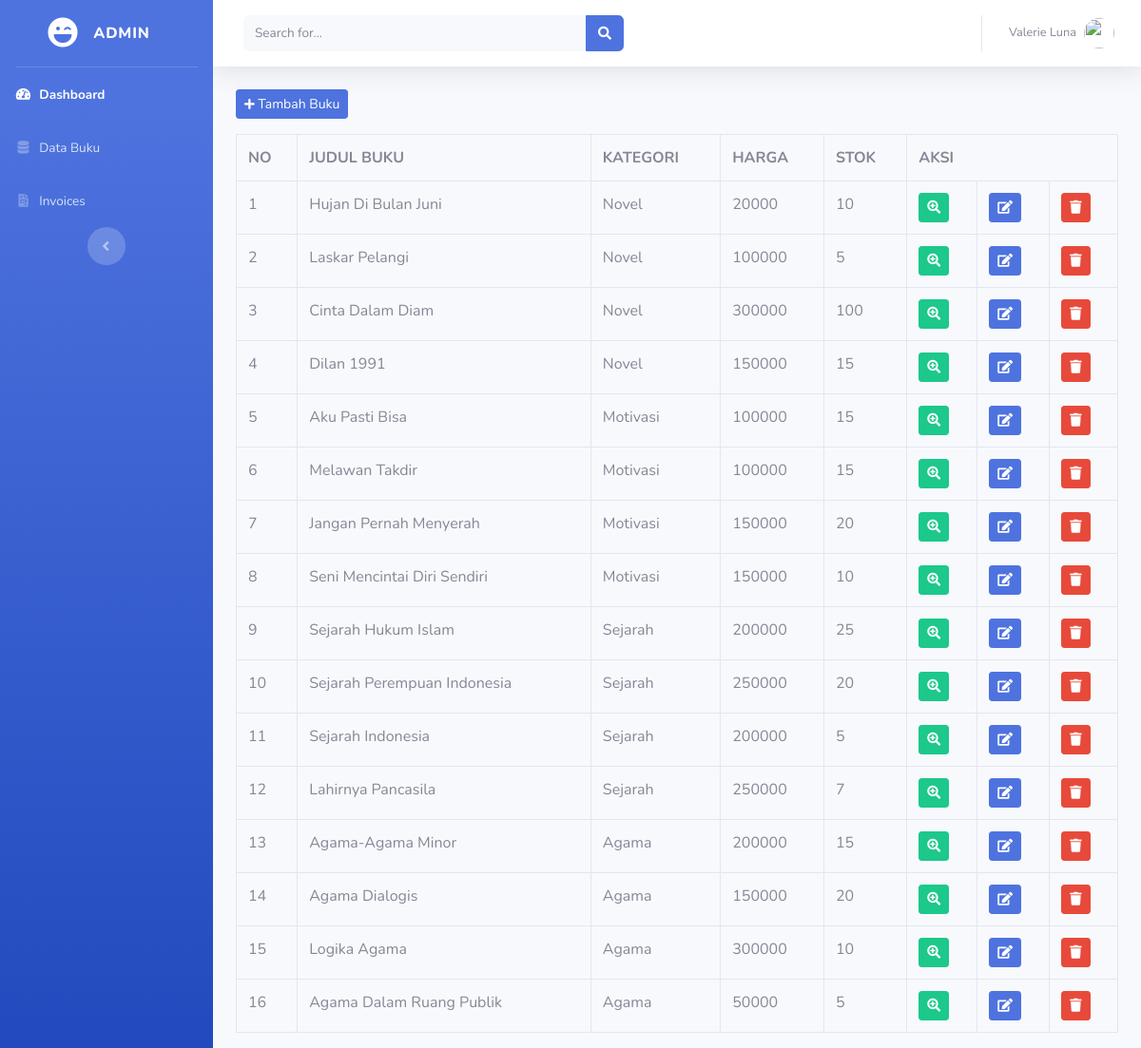
The app's page /index.php/admin/data_buku with its own data.
### tables this page shows
CREATE TABLE IF NOT EXISTS `tb_buku` (
  `id_buku` int(11) NOT NULL AUTO_INCREMENT,
  `judul_buku` varchar(120) NOT NULL,
  `kategori` varchar(60) NOT NULL,
  `harga` int(11) NOT NULL,
  `stok` int(4) NOT NULL,
  `gambar` text NOT NULL,
  PRIMARY KEY (`id_buku`)
);

### application/controllers/admin/data_buku.php (called while the page is built, shortened)
<?php
class Data_buku extends CI_Controller{
	public function index()
	{
		$data['buku'] = $this->model_buku->tampil_data()->result();
		$this->load->view('templates_admin/header');
		$this->load->view('templates_admin/sidebar');
		$this->load->view('admin/data_buku', $data);
		$this->load->view('templates_admin/footer');
	}
}

### index.php (called while the page is built, shortened)
<?php
require_once BASEPATH.'core/CodeIgniter.php';

### application/models/model_buku.php (called while the page is built, shortened)
<?php
class Model_buku extends CI_Model{
	public function tampil_data() {
		return $this->db->get('tb_buku');
	}
}

### application/views/admin/data_buku.php (the view, shortened to what this page needs)
<div class="container-fluid">
	<button class="btn btn-sm btn-primary mb-3" data-toggle="modal" data-target="#tambah_buku"><i class="fas fa-plus fa-sm"></i> Tambah Buku</button>
	<table class="table table-bordered">
		<tr>
			<th>NO</th>
			<th>JUDUL BUKU</th>
			<th>KATEGORI</th>
			<th>HARGA</th>
			<th>STOK</th>
			<th colspan="3">AKSI</th>
		</tr>
		<?php
		$no=1;
		foreach($buku as $buku) : ?>
		  <tr>
		  	<td><?php echo $no++ ?></td>
		  	<td><?php echo $buku->judul_buku ?></td>
		  	<td><?php echo $buku->kategori ?></td>
		  	<td><?php echo $buku->harga ?></td>
		  	<td><?php echo $buku->stok ?></td>
			<td><div class="btn btn-success btn-sm"><i class="fas fa-search-plus"></i></div></td>
			<td><?php echo anchor('admin/data_buku/edit/' .$buku->id_buku, '<div class="btn btn-primary btn-sm"><i class="fa fa-edit"></i></div>') ?></td>
			<td><?php echo anchor('admin/data_buku/hapus/' .$buku->id_buku, '<div class="btn btn-danger btn-sm"><i class="fa fa-trash"></i></div>') ?></td>
		  </tr>
		  <?php  endforeach; ?>
	</table>
</div>

### application/views/templates_admin/header.php (shortened to what this page needs)
<!DOCTYPE html>
<html lang="en">
<head>
  <link href="<?php echo base_url() ?>assets/vendor/fontawesome-free/css/all.min.css" rel="stylesheet" type="text/css">
  <link href="<?php echo base_url() ?>assets/css/sb-admin-2.min.css" rel="stylesheet">
</head>

### application/views/templates_admin/sidebar.php (shortened to what this page needs)
<body id="page-top">
  <div id="wrapper">
    <ul class="navbar-nav bg-gradient-primary sidebar sidebar-dark accordion" id="accordionSidebar">
      <a class="sidebar-brand d-flex align-items-center justify-content-center" href="index.html">
        <div class="sidebar-brand-icon">
          <i class="fas fa-laugh-wink"></i>
        </div>
        <div class="sidebar-brand-text mx-3">ADMIN</div>
      </a>
      <hr class="sidebar-divider my-0">
      <li class="nav-item active">
        <a class="nav-link" href="<?php echo base_url('admin/dashboard_admin') ?>">
          <i class="fas fa-fw fa-tachometer-alt"></i>
          <span>Dashboard</span></a>
      </li>
      <li class="nav-item">
        <a class="nav-link" href="<?php echo base_url('admin/data_buku') ?>">
          <i class="fas fa-fw fa-database"></i>
          <span>Data Buku</span></a>
      </li>
 <li class="nav-item">
        <a class="nav-link" href="<?php echo base_url('admin/invoices') ?>">
          <i class="fas fa-fw fa-file-invoice"></i>
          <span>Invoices</span></a>
      </li>
      <div class="text-center d-none d-md-inline">
        <button class="rounded-circle border-0" id="sidebarToggle"></button>
      </div>
    </ul>
    <div id="content-wrapper" class="d-flex flex-column">
      <div id="content">
        <nav class="navbar navbar-expand navbar-light bg-white topbar mb-4 static-top shadow">
          <form class="d-none d-sm-inline-block form-inline mr-auto ml-md-3 my-2 my-md-0 mw-100 navbar-search">
            <div class="input-group">
              <input type="text" class="form-control bg-light border-0 small" placeholder="Search for..." aria-label="Search" aria-describedby="basic-addon2">
              <div class="input-group-append">
                <button class="btn btn-primary" type="button">
                  <i class="fas fa-search fa-sm"></i>
                </button>
              </div>
            </div>
          </form>
          <ul class="navbar-nav ml-auto">
            <li class="nav-item dropdown no-arrow">
              <a class="nav-link dropdown-toggle" href="#" id="userDropdown" role="button" data-toggle="dropdown" aria-haspopup="true" aria-expanded="false">
                <span class="mr-2 d-none d-lg-inline text-gray-600 small">Valerie Luna</span>
                <img class="img-profile rounded-circle" src="https://source.unsplash.com/QAB-WJcbgJk/60x60">
              </a>
            </li>
          </ul>
        </nav>

### application/views/templates_admin/footer.php (shortened to what this page needs)
</body>
</html>

### records on screen
tb_buku: judul_buku "Hujan Di Bulan Juni", kategori "Novel", harga "20000", stok "10"
tb_buku: judul_buku "Laskar Pelangi", kategori "Novel", harga "100000", stok "5"
tb_buku: judul_buku "Cinta Dalam Diam", kategori "Novel", harga "300000", stok "100"
tb_buku: judul_buku "Dilan 1991", kategori "Novel", harga "150000", stok "15"
tb_buku: judul_buku "Aku Pasti Bisa", kategori "Motivasi", harga "100000", stok "15"
tb_buku: judul_buku "Melawan Takdir", kategori "Motivasi", harga "100000", stok "15"
tb_buku: judul_buku "Jangan Pernah Menyerah", kategori "Motivasi", harga "150000", stok "20"
tb_buku: judul_buku "Seni Mencintai Diri Sendiri", kategori "Motivasi", harga "150000", stok "10"
tb_buku: judul_buku "Sejarah Hukum Islam", kategori "Sejarah", harga "200000", stok "25"
tb_buku: judul_buku "Sejarah Perempuan Indonesia", kategori "Sejarah", harga "250000", stok "20"
tb_buku: judul_buku "Sejarah Indonesia", kategori "Sejarah", harga "200000", stok "5"
tb_buku: judul_buku "Lahirnya Pancasila", kategori "Sejarah", harga "250000", stok "7"
tb_buku: judul_buku "Agama-Agama Minor", kategori "Agama", harga "200000", stok "15"
tb_buku: judul_buku "Agama Dialogis", kategori "Agama", harga "150000", stok "20"
tb_buku: judul_buku "Logika Agama", kategori "Agama", harga "300000", stok "10"
tb_buku: judul_buku "Agama Dalam Ruang Publik", kategori "Agama", harga "50000", stok "5"
